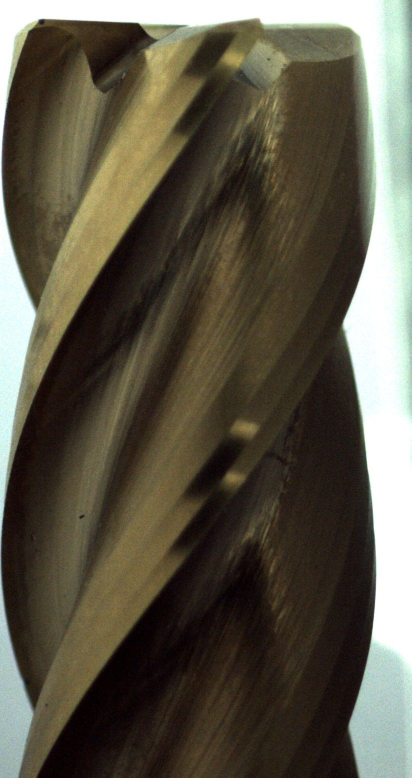
#> input picture Kurs_9/20_OpenCV_Image_Color_Chanel/Test1.jpg, 823 x 1555 px (shown at 1/2 size)
$ python Separieren_Channels_Minus.py --image Test1.jpg   (older library calls are emulated)
#> lines starting #> are read from the running program, lines starting #| are printed output that depends on the picture
import numpy as np
import argparse
import cv2
import vg
import sys

ap = argparse.ArgumentParser()
ap.add_argument("-i", "--image", required = True, help = "Enter Path to the Image")
args = vars(ap.parse_args())
# Bild hochladen
image = cv2.imread(args["image"])
#> image is the input picture: shape (1555, 823, 3); mean B, G, R 73, 88.1, 93.2
#image = cv2.resize(image,(np.int(image.shape[1]/3),np.int(image.shape[0]/3)))
cv2.imshow("Orginal", image)
# Schneidet den String Minus 4. Also ist .jpg weg.
Bildname = args['image'][:-4]
Programmname = sys.argv[0][-9:-3]
# Kanäle trennen
(B,G,R) = cv2.split(image)
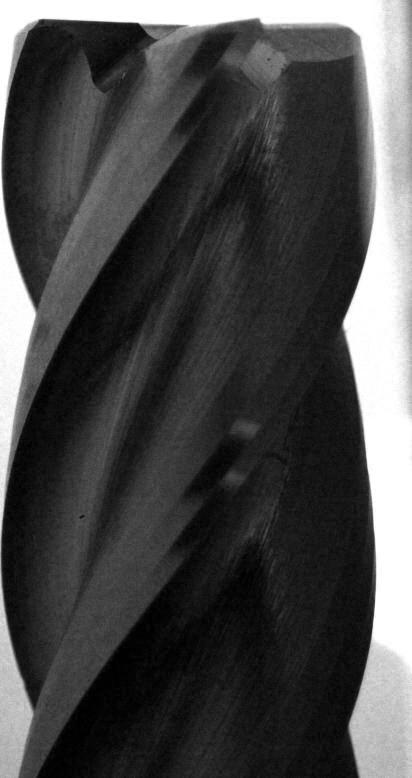
#> B: shape (1555, 823) (shown at 1/2 size); min 0, max 255, mean 73
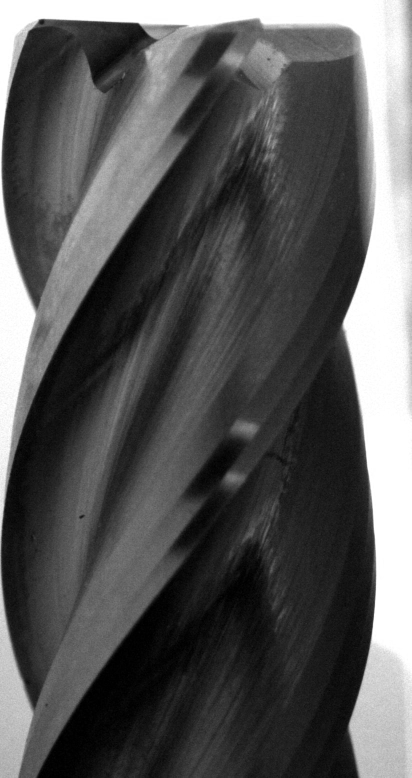
#> G: shape (1555, 823) (shown at 1/2 size); min 0, max 255, mean 88.1
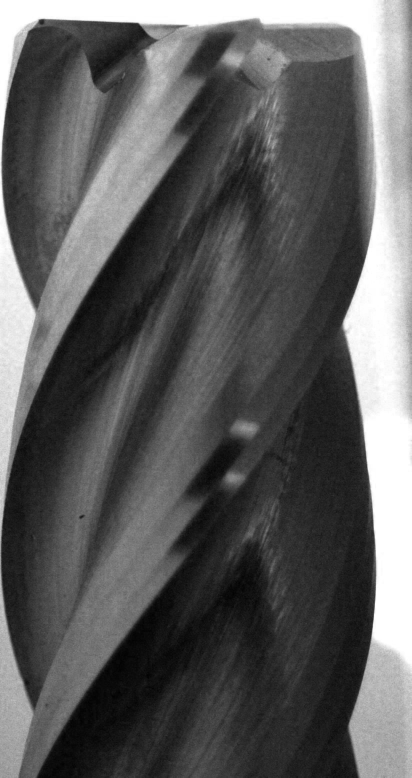
#> R: shape (1555, 823) (shown at 1/2 size); min 0, max 255, mean 93.2
cv2.imshow("Orginal", R)
cv2.imshow("Orginal", B)
cv2.imshow("Orginal", G)
# [8 lines of commented-out code are left out]

cv2.imwrite(Bildname+"Rot-Blau"+Programmname+".jpg", R-B)
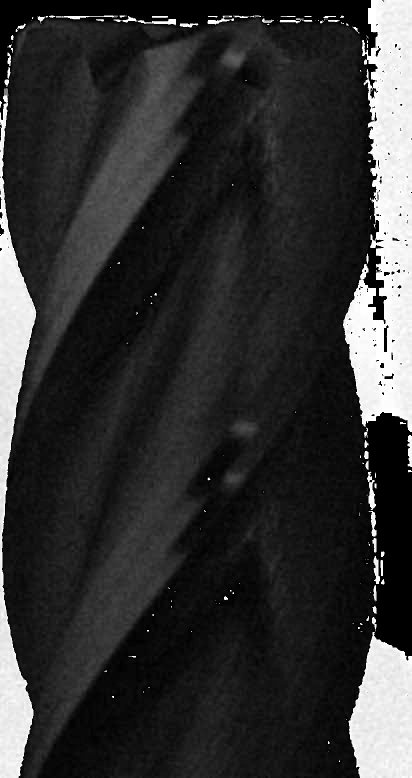
#> saved as Test1Rot-Blau_Minus.jpg: shape (1555, 823) (shown at 1/2 size); min 0, max 255, mean 49.7
cv2.imwrite(Bildname+"_Blau-Rot"+Programmname+".jpg", B-R)
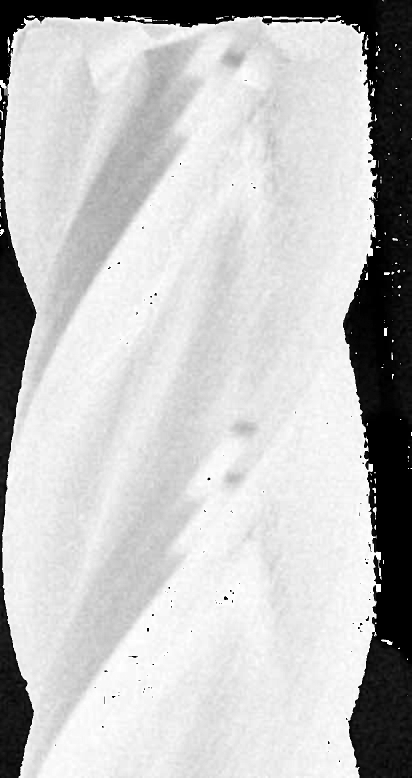
#> saved as Test1_Blau-Rot_Minus.jpg: shape (1555, 823) (shown at 1/2 size); min 0, max 255, mean 192.3
cv2.imwrite(Bildname+"_Gruen-Blau"+Programmname+".jpg", G-B)
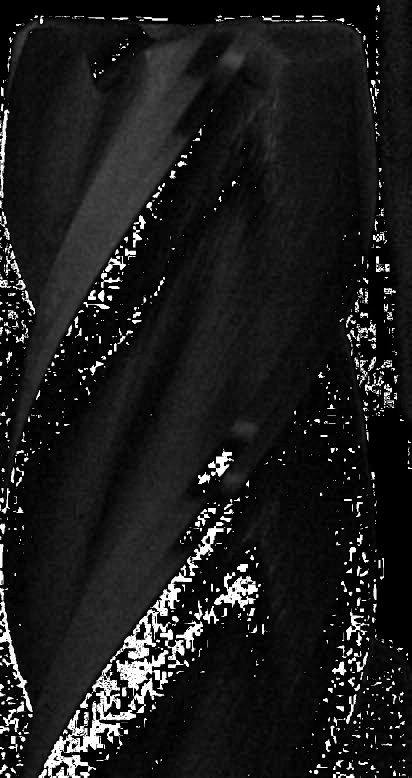
#> saved as Test1_Gruen-Blau_Minus.jpg: shape (1555, 823) (shown at 1/2 size); min 0, max 255, mean 29
cv2.imwrite(Bildname+"_Blau-Rot"+Programmname+".jpg", B-G)
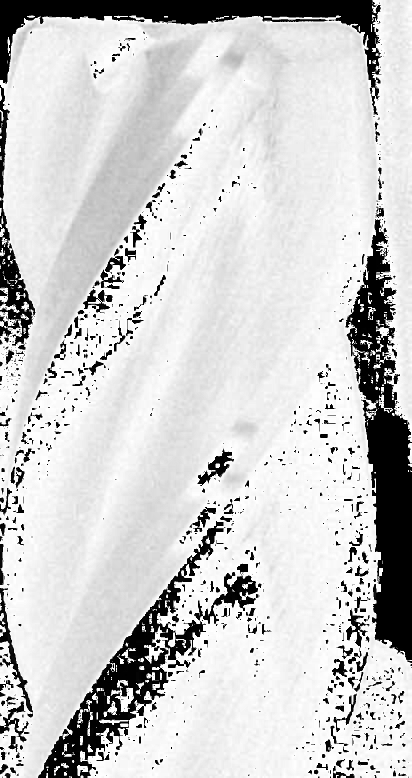
#> saved as Test1_Blau-Rot_Minus.jpg: shape (1555, 823) (shown at 1/2 size); min 0, max 255, mean 205
# [6 lines of commented-out code are left out]


cv2.imshow("Rot",R-B)
cv2.imshow("Blau",B-R)
cv2.imshow("Gruen",G-B)
cv2.imshow("Gruen",B-G)

cv2.waitKey(0)
